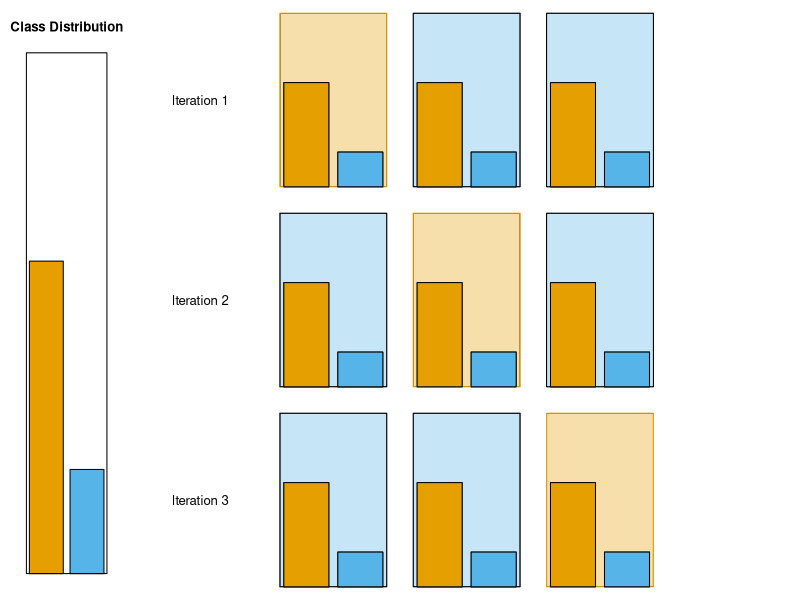

Source code (R):
# PREREQ -----------------------------------------------------------------------

library(knitr)
library(ggplot2)

# PLOT -------------------------------------------------------------------------

pdf("../figure/eval_resample_1.pdf", width = 8, height = 3.5)

layout(cbind(rep(1, 3), 2:4, matrix(5:16, ncol = 4, byrow = TRUE)))
par(mar = c(2, 2, 4, 2))

plot(as.factor(c(rep(1, 3), 2)), 
     axes = FALSE, 
     ylim = c(0, 5), 
     col = c("#E69F00","#56B4E9"), 
     main = "Class Distribution")

box()

par(mar = c(1, 1, 1, 1))
red.ind = c(1, 6, 11)

for (i in 1:3) {

  plot.new()
  text(0.5, 0.5, cex = 1.2, paste("Iteration", i))
  
}

for (i in 1:12) {
  
  if (i %% 4 == 0) {
    
    plot.new()
    # text(0.5, 0.5, cex = 2, bquote(paste("=> ",widehat(GE)[D[test]^.(i/4)])))
    
  } else {
    
    plot(as.factor(c(rep(1, 3), 2)),
         axes = FALSE, 
         ylim = c(0, 5), 
         col = c("#E69F00","#56B4E9"))
    
    if (i %in% red.ind) {
      
      rect(par("usr")[1], 
           par("usr")[3], 
           par("usr")[2], 
           par("usr")[4], 
           col = "#E69F0055")
      
      box(col = "#E69F00")
      
      plot(as.factor(c(rep(1, 3), 2)),
           axes = FALSE, 
           ylim = c(0, 5), 
           col = c("#E69F00","#56B4E9"), 
           add = TRUE)
      
    } else {
      
      rect(par("usr")[1], 
           par("usr")[3], 
           par("usr")[2], 
           par("usr")[4], 
           col = "#56B4E955")
      
      box()
      
      plot(as.factor(c(rep(1, 3), 2)),
           axes = FALSE, 
           ylim = c(0, 5), 
           col = c("#E69F00","#56B4E9"), 
           add = TRUE)
      
    }
  }
}

ggsave("../figure/eval_resample_1.pdf", width = 8, height = 3.5)
dev.off()